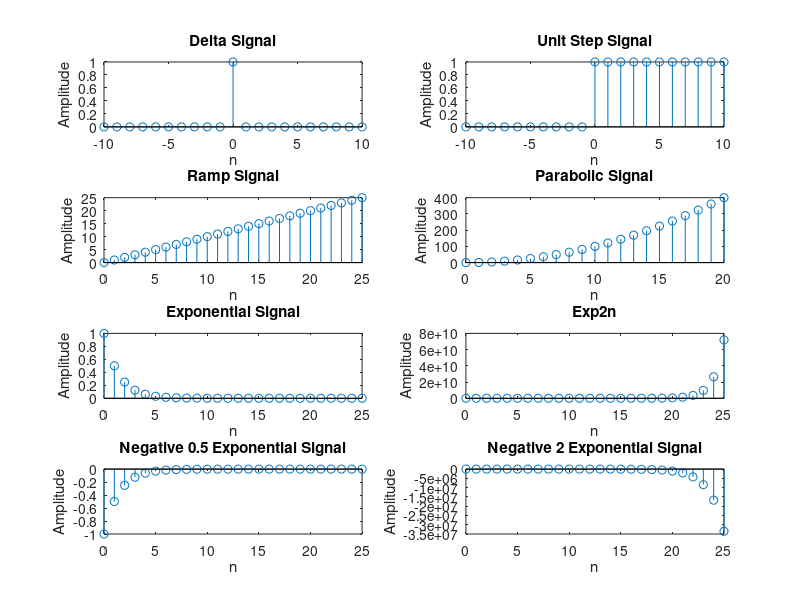

Recreate this plot in MATLAB.
clc;
close all;
clear all;

%Delta Signal
n=[-10:10]
delta= [zeros(1,10),1,zeros(1,10)]
subplot(4,2,1)
stem(n,delta)
title('Delta Signal');
xlabel('n');
ylabel('Amplitude');


%Unit step
n = [-10:10];
unitStep = [zeros(1,10), ones(1,11)];
subplot(4,2,2);
stem(n, unitStep);
title('Unit Step Signal');
xlabel('n');
ylabel('Amplitude');

%ramp
n1=[0:25]
ramp = n1;
subplot(4,2,3);
stem(n1, ramp);
title('Ramp Signal');
xlabel('n');
ylabel('Amplitude');

%parabolic
n2 = [0:20];
parabolic = (n2.^2);
subplot(4,2,4);
stem(n2, parabolic);
title('Parabolic Signal');
xlabel('n');
ylabel('Amplitude');

%o.5n
exponential = 0.5.^n1 ;
subplot(4,2,5);
stem(n1, exponential);
title('Exponential Signal');
xlabel('n');
ylabel('Amplitude');

%exp2n
exp2n = exp(n1)
subplot(4,2,6);
stem(n1, exp2n);
title('Exp2n');
xlabel('n');
ylabel('Amplitude');

%-0.5n
exponential = -(0.5.^n1);
subplot(4,2,7);
stem(n1, exponential);
title('Negative 0.5 Exponential Signal');
xlabel('n');
ylabel('Amplitude');

%-2n

exponential = -(2.^n1);
subplot(4,2,8);
stem(n1, exponential);
title('Negative 2 Exponential Signal');
xlabel('n');
ylabel('Amplitude');
